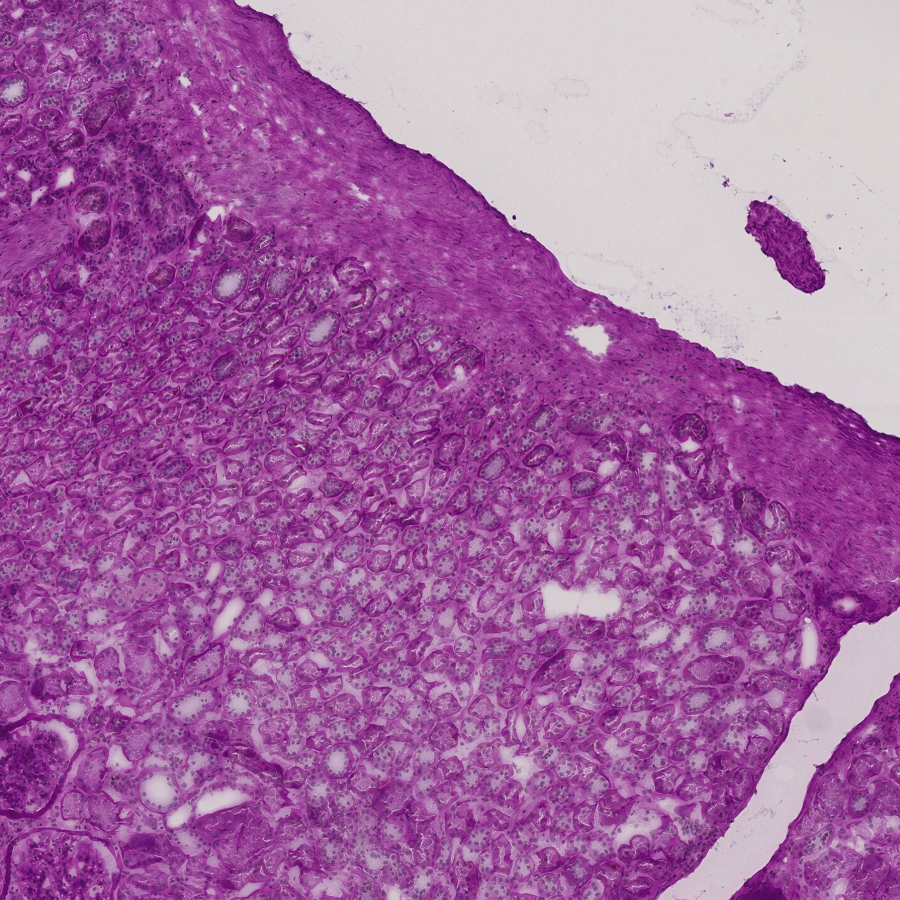
#> input picture Faster R-CNN/images/test_images/20.jpg, 1800 x 1800 px (shown at 1/2 size)
$ python zoom_cropping.py '../Faster R-CNN/images/test_images/19.jpg' '../Faster R-CNN/images/test_images/20.jpg' '../Faster R-CNN/images/test_images/20.jpg' 5 5
#> lines starting #> are read from the running program, lines starting #| are printed output that depends on the picture; pictures that were not available may be replaced by others from this repository, and a replacement may not be noted
import json
import csv
import shutil
import os
import sys
from skimage import io
import numpy as np
from PIL import Image, ImageDraw, ImageFont
from bokeh.io import output_file
from bokeh.plotting import figure
from bokeh.models import HoverTool, ColumnDataSource
from bokeh.palettes import Set2_5
from bokeh.plotting import save, show


# from read_roi import read_roi_zip
# from collections import OrderedDict

def make_dir(path):
    if not os.path.exists(path):
        os.makedirs(path)
    else:
        shutil.rmtree(path)
        os.makedirs(path)


# [118 lines left out: functions crop_patch, crop_patch_mxif, not called in this run]


if __name__ == '__main__':
    top_left = (580 * 8, 1745 * 8)
    bottom_right = (740 * 8, 1895 * 8)

    VU_annotation_path = r'../visualization/annotations/VAN0008-RK-403-100-AF_preIMS_registered_glomerulus_detections.json'
    file_B_path = r'../visualization/student_annotations/VAN0008ML.csv'
    raw_image_path = r'X:\VAN0008-RK-403-100-AF_preIMS_registered_rendered.tif'
    mxif_image_path = r'X:\VAN0008-RK-403-101-MxIF_cyc3_registered.ome.tiff - default.ome.tif'
    nuclei_mask_image_path = r'X:\layer_3.tiff'

    file_A_index = 1
    file_B_index = 1

    edge = 500
    shift_dict = {
        "VAN0009-LK-102-7-PAS": (1, 0, -6, 0, 1, -3),
        "VAN0010-LK-155-40-PAS": (1, 0, -14, 0, 1, -5),
        "VAN0014-LK-203-108-PAS": (1.015, -0.010, 14, 0, 1, -5),
        "VAN0016-LK-202-89-PAS": (1, 0, -3, 0, 1, -3),
    }

    if len(sys.argv) >= 4:
        VU_annotation_path = sys.argv[1]
        file_B_path = sys.argv[2]
        raw_image_path = sys.argv[3]
    if len(sys.argv) >= 6:
        file_A_index = int(sys.argv[4])
        file_B_index = int(sys.argv[5])

    raw_image = io.imread(raw_image_path)
#> raw_image is the input picture: shape (1800, 1800, 3); mean R, G, B 165.2, 104.5, 163.1
    if len(raw_image.shape) == 5:
        raw_image = np.transpose(raw_image.reshape(raw_image.shape[2:]), (1, 0, 2))
    elif len(raw_image.shape) == 3:
        raw_image = np.transpose(raw_image.reshape(raw_image.shape), (1, 0, 2))
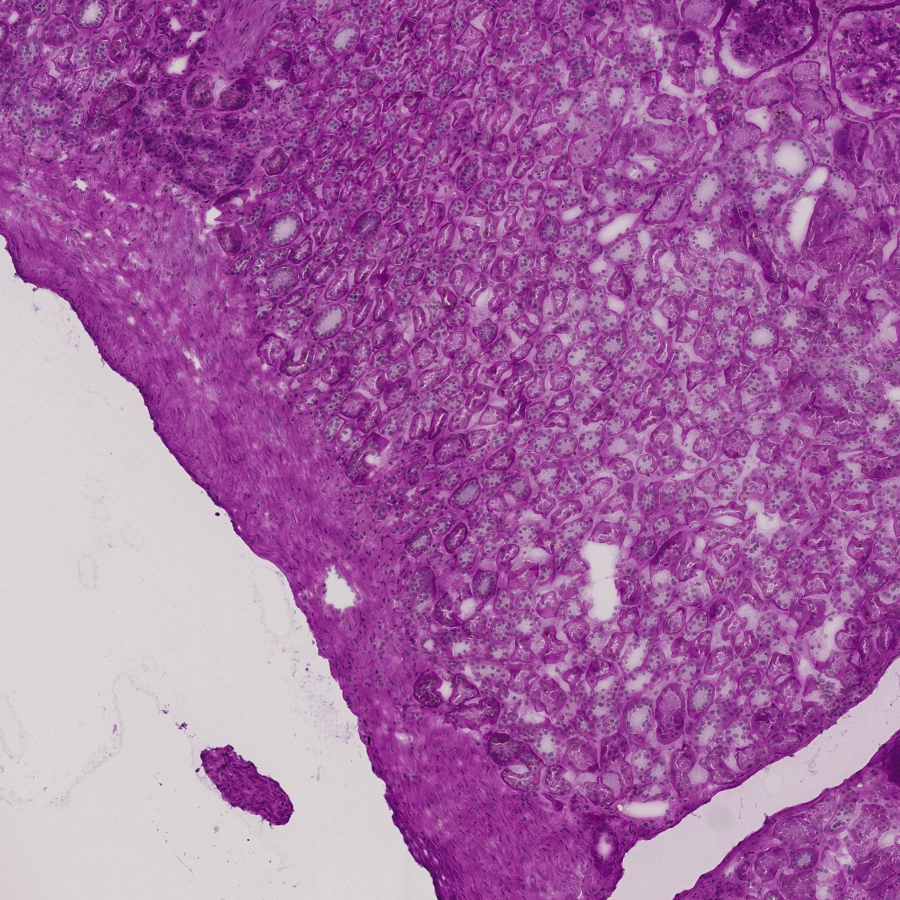
#> raw_image: shape (1800, 1800, 3) (shown at 1/2 size); mean R, G, B 165.2, 104.5, 163.1
    else:
        print('raw image shape is not 3 or 5: exit')
        sys.exit()

    raw_mxif_image = io.imread(mxif_image_path)
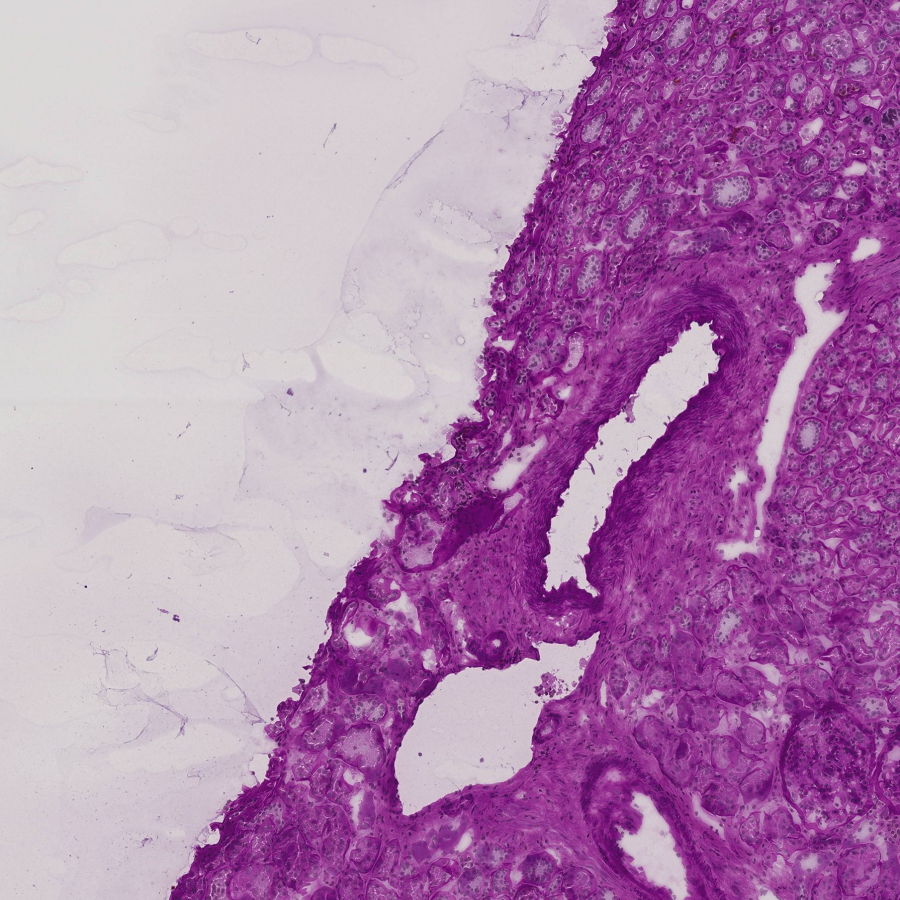
#> input picture Faster R-CNN/images/test_images/19.jpg, 1800 x 1800 px, given in place of 8-RK-403-101-MxIF_cyc3_registered.ome.tiff - default.ome.tif, which was not available (shown at 1/2 size)
#> raw_mxif_image is the input picture: shape (1800, 1800, 3); mean R, G, B 177.9, 133, 176
    if len(raw_mxif_image.shape) == 5:
        raw_mxif_image = np.transpose(raw_mxif_image.reshape(raw_mxif_image.shape[2:]), (1, 0, 2))
    elif len(raw_mxif_image.shape) == 3:
        raw_mxif_image = np.transpose(raw_mxif_image.reshape(raw_mxif_image.shape), (1, 0, 2))
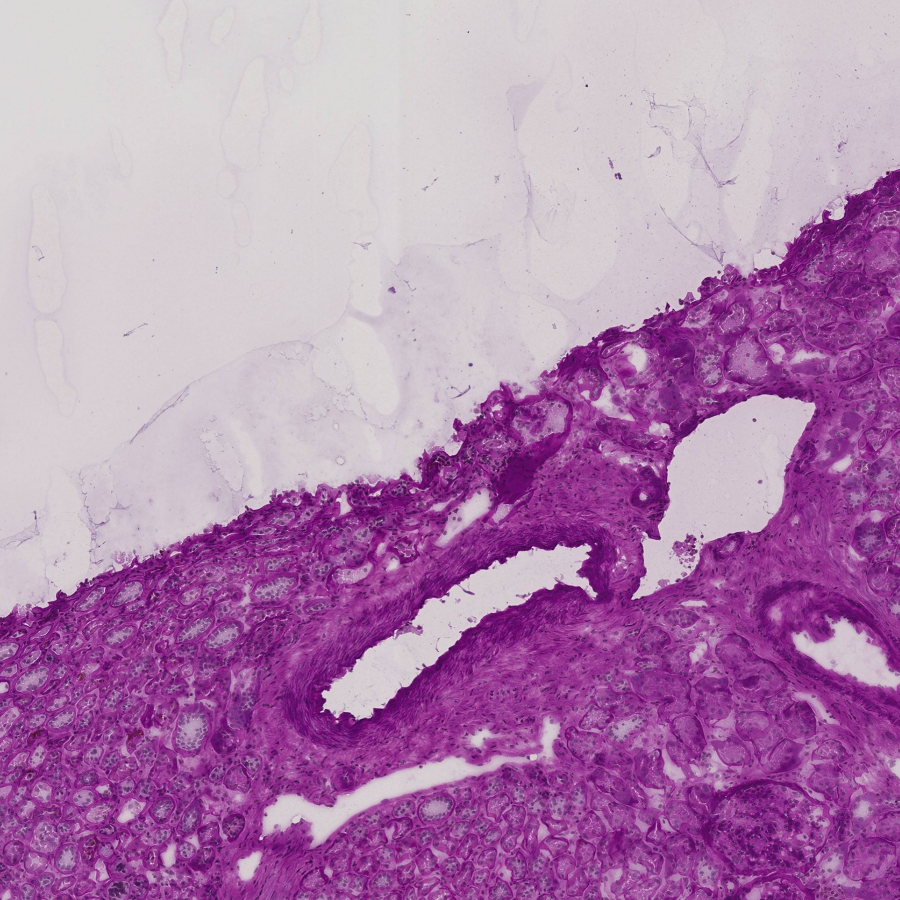
#> raw_mxif_image: shape (1800, 1800, 3) (shown at 1/2 size); mean R, G, B 177.9, 133, 176
    else:
        print('raw_mxif_image shape is not 3 or 5: exit')
        sys.exit()

    nuclei_mask_image = io.imread(nuclei_mask_image_path)

    file_prefix = raw_image_path.split('\\')[-1].split('_registered')[0]
    output_dir = os.path.join(os.path.dirname(raw_image_path), file_prefix)
    make_dir(output_dir)

    # [6 lines of commented-out code are left out]
    with open(VU_annotation_path) as data_file:
#> (the run stopped early here; a loop or call above may not have finished)
